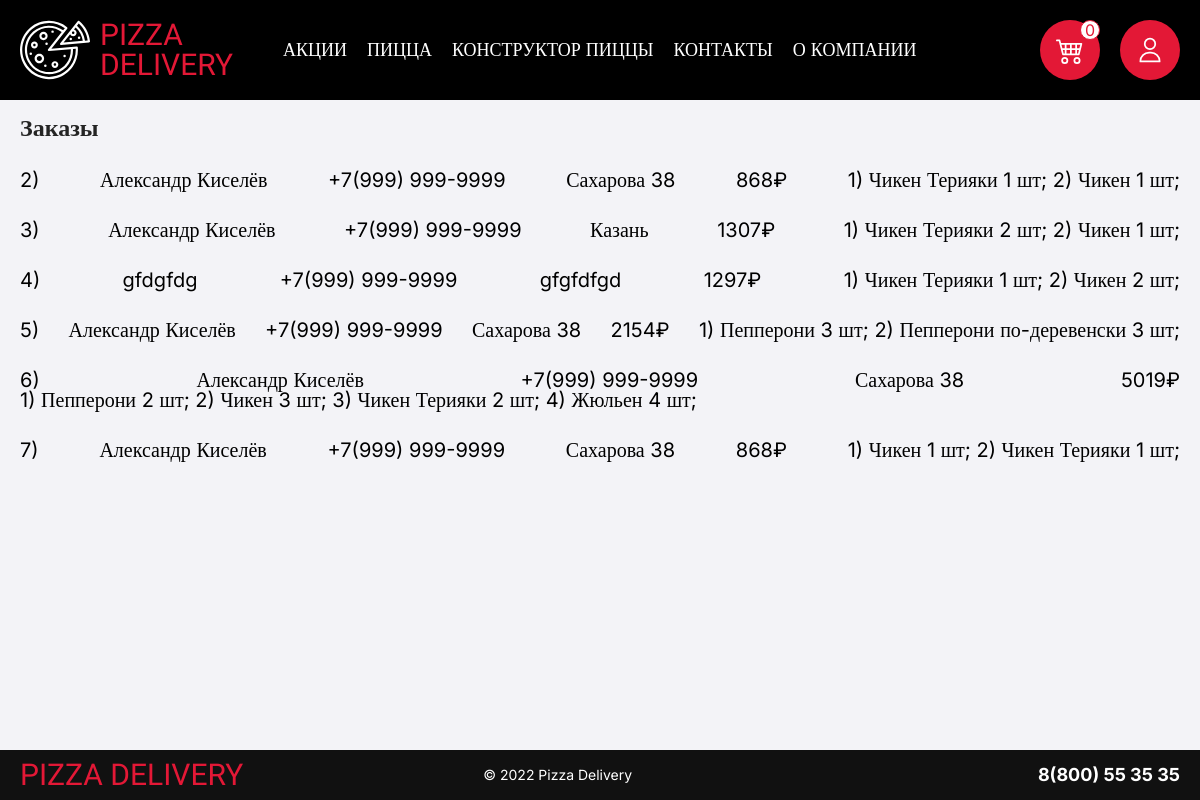
The app's page /admin.php, older data.
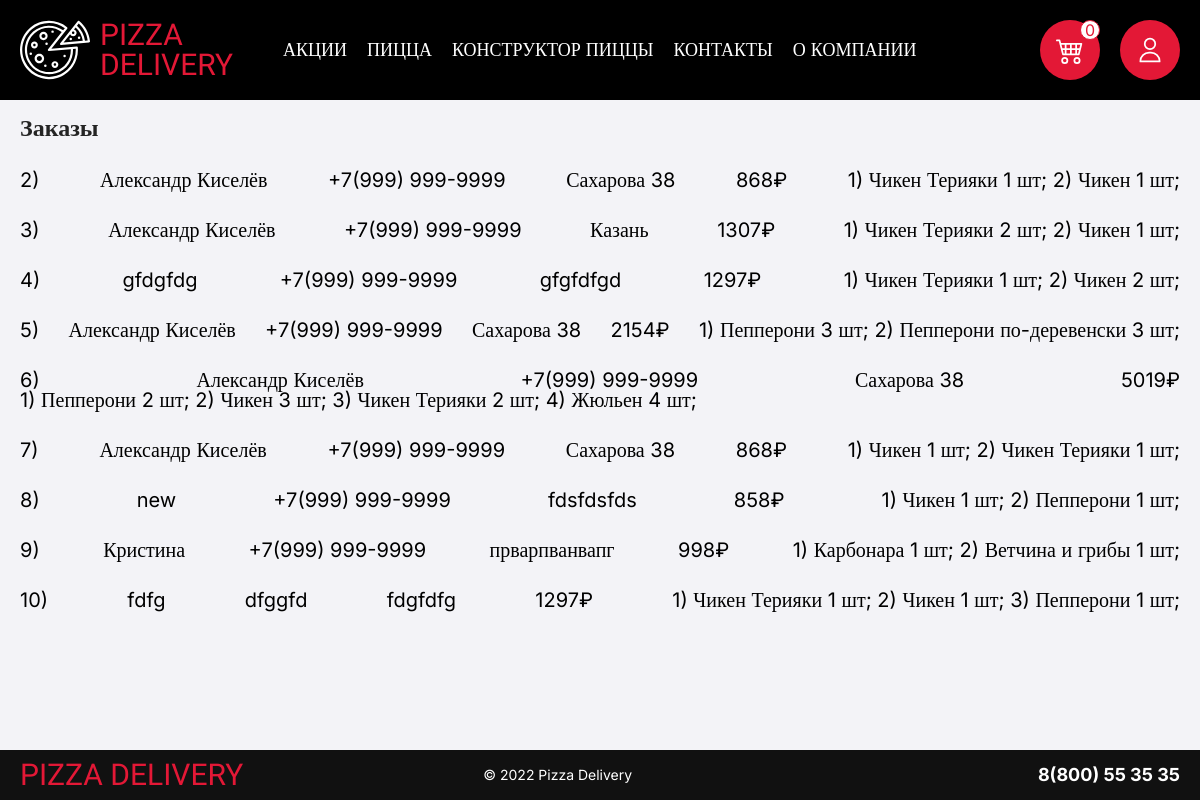
The same page, newer data.
### tables this page shows
CREATE TABLE `orders` (
  `number` int(11) NOT NULL,
  `name` text NOT NULL,
  `phone` text NOT NULL,
  `address` text NOT NULL,
  `details` text NOT NULL,
  `price` text NOT NULL
);

### admin.php (the view)
<?php
        require_once("templates/header.php");
        include_once "./utils/functions.php";
?>
        <main>
            <div class="wrapper admin__wrapper">
                <div class="container">
                  <h2>Заказы</h2>
                   <?php
                    $sql = "SELECT * FROM orders";
                    $res = $mysqli -> query($sql);
                    if ($res -> num_rows > 0) {
                        while ( $resPost = $res -> fetch_assoc()) {
                    ?>
                        <div class="admin__item">
                            <div class="admin__item--number"><?= $resPost["number"] ?>)</div>
                            <div class="admin__item--name"><?= $resPost["name"] ?></div>
                            <div class="admin__item--phone"><?= $resPost["phone"] ?></div>
                            <div class="admin__item--address"><?= $resPost["address"] ?></div>
                            <div class="admin__item--price"><?= $resPost["price"] ?>₽</div>
                            <div class="admin__item--details"><?= $resPost["details"] ?></div>
                        </div>
                    <?php
                        }
                    }
                    ?>
                </div>
            </div>
        </main>
<?php
        require_once("templates/footer.php");
?>

### templates/header.php (shortened to what this page needs)
<!DOCTYPE html>
<html>
    <head>
        <link rel="stylesheet" href="css/style.css">
    </head>
    <body>
        <header>
            <div class="wrapper">
                <div class="container">
                    <a href="http://localhost/delivery/" class="logo">
                   pizza<br>delivery
                    </a>
                    <div class="header__nav">
                        <a href="#" class="header__nav--item">Акции</a>
                        <a href="http://localhost/delivery/pizza.php" class="header__nav--item">Пицца</a>
                        <a href="#" class="header__nav--item">Конструктор Пиццы</a>
                        <a href="#" class="header__nav--item">Контакты</a>
                        <a href="#" class="header__nav--item">О компании</a>
                    </div>
                    <div class="header__btn--container">
                        <div class="header__btn cart">
                            <span><?php if(isset($_SESSION["cart_list"])){ echo count($_SESSION["cart_list"]);} else {echo "0";}  ?></span>
                        </div>
                        <a href="http://localhost/delivery/admin.php" class="header__btn cab">
                        </a>
                    </div>
                </div>
            </div>
        </header>

### templates/footer.php (shortened to what this page needs)
<footer class="wrapper">
            <div class="container">
                <a href="http://localhost/delivery/" class="footer__logo">pizza delivery</a>
                <div class="copyright">© 2022 Pizza Delivery</div>
                <a href="tel:#" class="phone">8(800) 55 35 35</a>
            </div>
        </footer>
    </body>
</html>

### css/style.css (style rules this page uses)
*, *:before, *:after { -moz-box-sizing: border-box; -webkit-box-sizing: border-box; box-sizing: border-box; }
nav, footer, header, aside { display: block; padding: 0; }
html, body { width: 100%; font-size: 100%; line-height: 1; font-size: 14px; -ms-text-size-adjust: 100%; -moz-text-size-adjust: 100%; -webkit-text-size-adjust: 100%; margin:0; overflow-x: hidden; position: relative; }
a, a:visited { text-decoration: none; }
h1, h2, h3, h4, h5, h6 { font-size: inherit; font-weight: 400; margin-block-start: 0; margin-block-end: 0; }
body { font-family: "Inter"; position: relative; background-color: #f3f3f7; }
.wrapper { display: flex; justify-content: center; }
.container { width: 1240px; padding: 0 20px; }
header { background-color: #000; }
.logo { font-family: 'Potta One'; font-size: 30px; color:rgb(227, 24, 54); text-transform: uppercase; display: flex; align-items: center; margin-right: 50px; }
.logo svg { height: 70px; width: 70px; margin-right: 10px; }
header .container { display: flex; align-items: center; height: 100px; }
.header__nav { display: flex; height: 100%; }
.header__nav--item { height: 100%; display: flex; align-items: center; justify-content: center; color:#fff; text-transform: uppercase; font-size: 18px; }
.header__nav--item:not(:last-child) { margin-right: 20px; }
.header__btn--container { display: flex; justify-content: flex-end; margin-left: auto; }
.header__btn { height: 60px; width: 60px; border-radius: 50%; display: flex; align-items: center; justify-content: center; background-color: rgb(227, 24, 54); }
.header__btn.cab { margin-left: 20px; }
.header__btn.cart { position: relative; cursor: pointer; }
.header__btn.cart span { position: absolute; top: 0; right: 0; height: 20px; width: 20px; border: 1px solid rgb(227, 24, 54); color: rgb(227, 24, 54); background-color: #fff; font-size: 16px; display: flex; align-items: center; justify-content: center; border-radius: 50%; }
.header__btn.cart svg, .header__btn.cab svg { height: 28px; width: 28px; }
h2 { font-size: 24px; }
h1, h2 { margin: 0.67em 0; color: rgb(36,36,36); font-weight: 700; }
footer { height: 50px; background-color: #111; }
footer .container { display: flex; align-items: center; }
.footer__logo { font-family: 'Potta One'; font-size: 30px; color:rgb(227, 24, 54); text-transform: uppercase; display: flex; align-items: center; }
.copyright { color:#fff; margin-left: 240px; }
footer .phone { color: #fff; font-size: 18px; font-weight: bold; margin-left: auto; }
.admin__wrapper { min-height: calc(100vh - 150px); }
.admin__item { display: flex; align-items: flex-start; justify-content: space-between; margin-top: 30px; font-size: 20px; color:#000; flex-wrap: wrap; }

Row changes from the older to the newer data that the page shows:
added orders: number "8", name "new", phone "+7(999) 999-9999", address "fdsfdsfds", price "858", details "1) Чикен 1 шт; 2) Пепперони 1 шт;"
added orders: number "9", name "Кристина", phone "+7(999) 999-9999", address "прварпванвапг", price "998", details "1) Карбонара 1 шт; 2) Ветчина и грибы 1 шт;"
added orders: number "10", name "fdfg", phone "dfggfd", address "fdgfdfg", price "1297", details "1) Чикен Терияки 1 шт; 2) Чикен 1 шт; 3) Пепперони 1 шт;"
